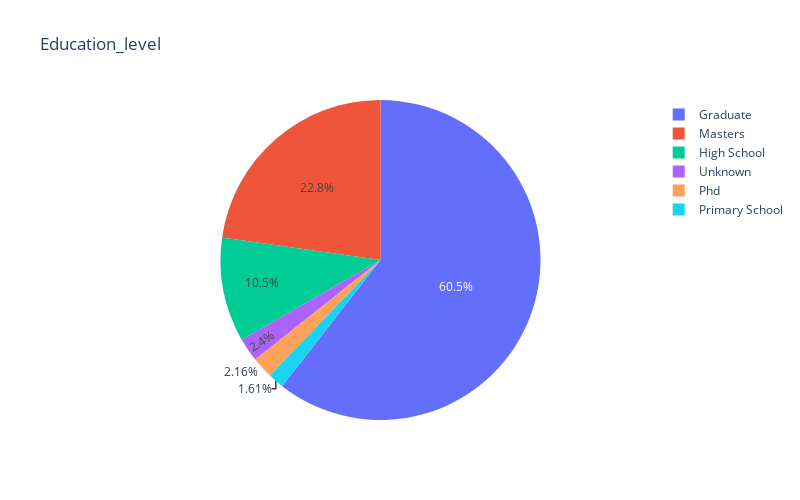

Source (notebook cell):
### Markdown cell above
## 2.2 Raw Data Visualization

### Code cell
#Education level 
import plotly.express as px
from plotly.subplots import make_subplots
import plotly.graph_objs as go

el = hrds_train_df['education_level'].value_counts().reset_index()
el.columns = [
    'education_level', 
    'percent'
]
el['percent'] /= len(hrds_train_df)

fig = px.pie(
    el, 
    names='education_level', 
    values='percent', 
    title='Education_level', 
    width=800,
    height=500 
)

fig.show()

### Figure 1 — Plotly figure (JSON) as saved in the notebook; plotly's stock layout.template omitted (floating-point values rounded to 4 significant figures)
{"data": [{"domain": {"x": [0, 1], "y": [0, 1]}, "hovertemplate": "education_level=%{label}<br>percent=%{value}<extra></extra>", "labels": ["Graduate", "Masters", "High School", "Unknown", "Phd", "Primary School"], "legendgroup": "", "name": "", "showlegend": true, "type": "pie", "values": [0.6054, 0.2276, 0.1053, 0.02401, 0.02161, 0.01608]}], "layout": {"height": 500, "legend": {"tracegroupgap": 0}, "title": {"text": "Education_level"}, "width": 800}}
